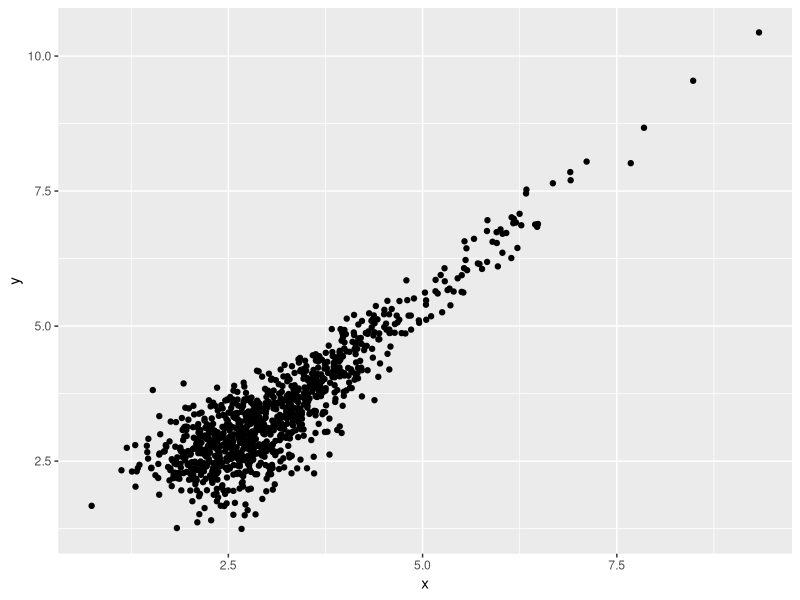
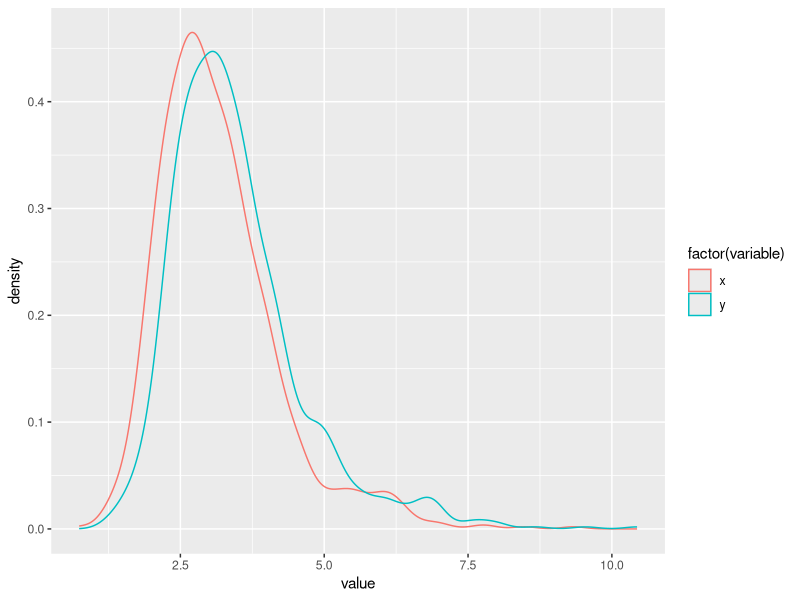
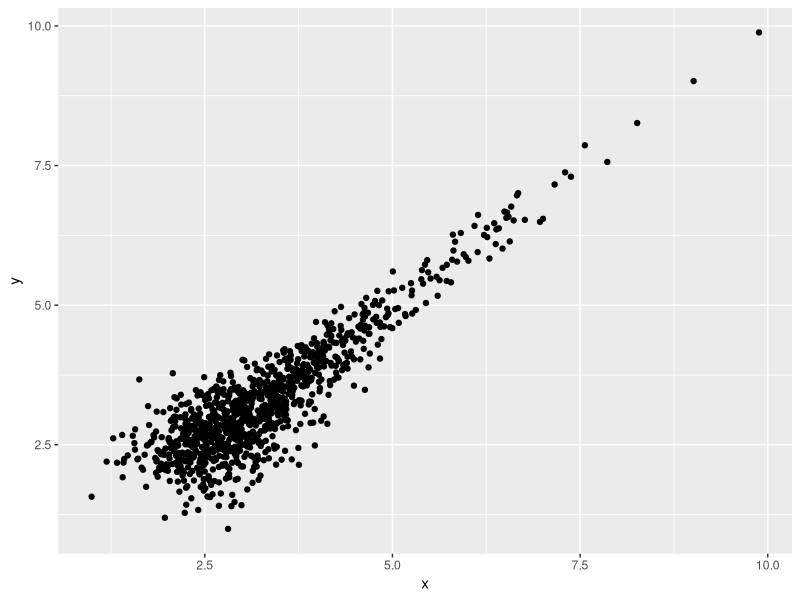
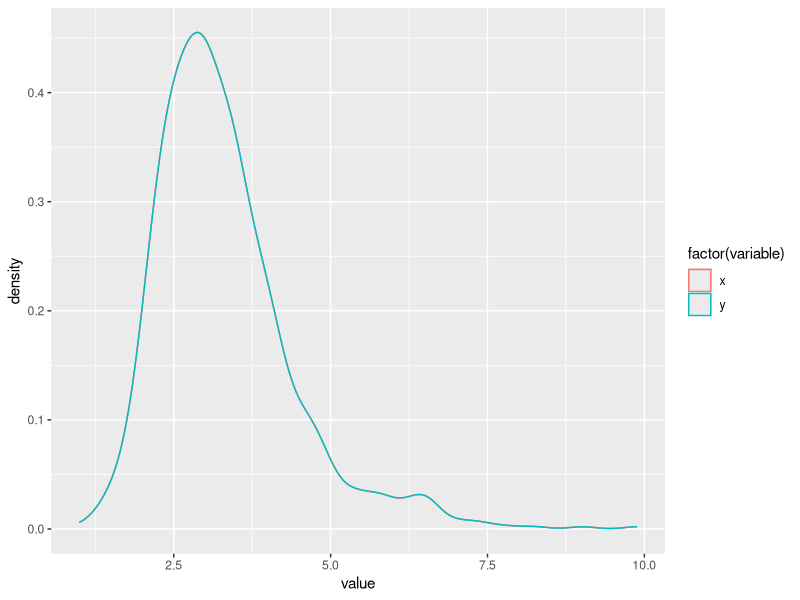

The R source for these figures, in order: (Note: this script raises an error after producing the figures.)
## ---- chunk 1
knitr::opts_chunk$set(
    eval=as.logical(Sys.getenv("KNITR_EVAL", "TRUE")),
    cache=as.logical(Sys.getenv("KNITR_CACHE", "TRUE"))
)
## ---- chunk 2
x <- runif(5)
x
xo <- x[order(x)]
xo
## ---- chunk 3
xo[order(order(x))]
## ---- chunk 4
diff(c(0, xo))[order(order(x))]
## ---- chunk 5
LETTERS[seq_along(xo)][order(order(x))]
## ---- chunk 6
set.seed(123)
n_genes <- 1000
base <- 2 + rexp(n_genes)
## ---- chunk 7
expression <- data.frame(
    x = base + rnorm(n_genes, 0.3) / base,
    y = 1.1 * base + rnorm(n_genes, 0.4) / base
)
## ---- chunk 8
library(ggplot2)
ggplot(expression, aes(x, y)) + geom_point()
## ---- chunk 9
df <- reshape::melt(expression)
ggplot(df, aes(x = value, colour = factor(variable))) +
    geom_density()
## ---- chunk 10
    x <- expression$x
    xo <- x[order(x)]
    y <- expression$y
    yo <- y[order(y)]
## ---- chunk 11
    mo <- cbind(xo, yo)
    row_mean <- apply(mo, 1, mean)
## ---- chunk 12
    normalized <- data.frame(
        x = row_mean[order(order(x))],
        y = row_mean[order(order(y))]
    )
## ---- chunk 13
ggplot(normalized, aes(x, y)) + geom_point()
## ---- chunk 14
df <- reshape::melt(normalized)
ggplot(df, aes(x = value, colour = factor(variable))) +
    geom_density()
## ---- chunk 15
x <- expression$x
xo <- x[order(x)]
y <- expression$y
yo <- y[order(y)]
mo <- cbind(xo, yo)
row_mean <- apply(mo, 1, mean)
normalized <- data.frame(
    x = row_mean[order(order(x))],
    y = row_mean[order(order(y))]
)
## ---- chunk 16
quantile_normalize <-
    function(expression)
{
    x <- expression$x
    xo <- x[order(x)]
    y <- expression$y
    yo <- y[order(y)]

    mo <- cbind(xo, yo)
    row_mean <- apply(mo, 1, mean)

    data.frame(
        x = row_mean[order(order(x))],
        y = row_mean[order(order(y))]
    )
}
## ---- chunk 17
normalized <- quantile_normalize(expression)
## ---- chunk 18
expression <- data.frame(
    x = c(1, 2, 4, 7),
    y = c(3, 2, 5, 8)
)
quantile_normalize(expression)
## ---- chunk 19
library(testthat)
test_that("quantile_normalize() works", {
    ## calculate simple example 'by hand'...
    x <- c(1, 2, 4, 7)
    y <- c(3, 2, 5, 8)
    xo <- x[order(x)]
    yo <- y[order(y)]
    mo <- apply(cbind(xo, yo), 1, mean)
    expected <- data.frame(x = mo[order(order(x))], y = mo[order(order(y))])

    ## Compare to outcome of our function
    expression <- data.frame(x = x, y = y)
    observed <- quantile_normalize(expression)
    expect_equal(observed, expected)      # other expectations possible
})
## ---- chunk 20
m <- apply(expression, 2, function(v) v[order(v)])
m
## ---- chunk 21
quantile_normalize <-
    function(x)
{
    m <- apply(x, 2, function(v) v[order(v)])
    row_mean <- apply(m, 1, mean)
    apply(x, 2, function(v, row_mean) row_mean[order(order(v))], row_mean)
}
## ---- chunk 22
test_that("quantile_normalize() works", {
    x <- c(1, 2, 4, 7)
    y <- c(3, 2, 5, 8)
    xo <- x[order(x)]
    yo <- y[order(y)]
    mo <- apply(cbind(xo, yo), 1, mean)
    expected <- cbind(x = mo[order(order(x))], y = mo[order(order(y))])

    expression <- data.frame(x = x, y = y)
    observed <- quantile_normalize(expression)
    expect_equal(observed, expected)
})
## ---- chunk 23
quantile_normalize <-
    function(x)
{
    m <- apply(x, 2, function(v) v[order(v)])
    row_mean <- rowMeans(m)
    apply(x, 2, function(v, row_mean) row_mean[order(order(v))], row_mean)
}
## ---- chunk 24
test_that("quantile_normalize() works", {
    x <- c(1, 2, 4, 7)
    y <- c(3, 2, 5, 8)
    xo <- x[order(x)]
    yo <- y[order(y)]
    mo <- apply(cbind(xo, yo), 1, mean)
    expected <- cbind(x = mo[order(order(x))], y = mo[order(order(y))])

    expression <- data.frame(x = x, y = y)
    observed <- quantile_normalize(expression)
    expect_equal(observed, expected)
})
## ---- chunk 25
quantile_normalize <-
    function(x)
{
    ## so long as the input can be coerced to a matrix...
    x <- as.matrix(x)

    ## and can be validated to conform to our contract...
    stopifnot(
        is.numeric(x),
        !anyNA(x)
    )

    ## ...we have confidence that we will satisfy the return value
    m <- apply(x, 2, function(v) v[order(v)])
    row_mean <- rowMeans(m)
    apply(x, 2, function(v, mo) mo[order(order(v))], mo)
}
## ---- chunk 26
test_that("'quantile_normalize()' validates inputs", {
    m <- cbind(letters, LETTERS)
    expect_error(quantile_normalize(m))

    df <- data.frame(x=rnorm(26), y = letters)
    expect_error(quantile_normalize(df))

    m <- matrix(rnorm(10), nrow = 5)
    m[1,1] <- NA
    expect_error(quantile_normalize(m))
})
## ---- chunk 27
quantile_normalize <-
    function(x)
{
    ## validate inputs
    x <- as.matrix(x)
    stopifnot(
        is.numeric(x),
        !anyNA(x)
    )

    ## quantile normalization
    m <- apply(x, 2, function(v) v[order(v)])
    row_mean <- rowMeans(m)
    result <-
        apply(x, 2, function(v, row_mean) row_mean[order(order(v))], row_mean)

    ## propagate dimnames
    dimnames(result) <- dimnames(x)
    result
}
## ---- chunk 28
test_that("'quantile_normalize()' propagates dimnames", {
    m <- matrix(rnorm(10), 5, dimnames=list(LETTERS[1:5], letters[1:2]))
    observed <- quantile_normalize(m)
    expect_identical(dimnames(observed), dimnames(m))
})
## ---- chunk 29
quantile_normalize <-
    function(x)
{
    ## validate inputs
    x <- as.matrix(x)
    stopifnot(
        is.numeric(x),
        !anyNA(x)
    )

    ## quantile normalize
    m <- apply(x, 2, function(v) v[order(v)])
    dim(m) <- dim(x)    # apply() doesn't always return a matrix!

    row_mean <- rowMeans(m)

    result <- apply(
        x, 2, function(v, row_mean) row_mean[order(order(v))], row_mean
    )
    dim(result) <- dim(x)

    ## propagate dimnames
    dimnames(result) <- dimnames(x)
    result
}
## ---- chunk 30
test_that("'quantile_normalize()' works with edge cases", {
    m <- matrix(rnorm(5), nrow = 5)
    expect_identical(m, quantile_normalize(m))

    m <- matrix(rnorm(5), ncol = 5)
    expect_identical(matrix(mean(m), ncol = 5), quantile_normalize(m))

    m <- matrix(0, 0, 0)
    expect_identical(m, quantile_normalize(m))
})
## ---- chunk 31
library(microbenchmark)

n_genes <- 10000
g10 <- matrix(rnorm(n_genes * 10), ncol = 10)
g100 <- matrix(rnorm(n_genes * 100), ncol = 100)
g1000 <- matrix(rnorm(n_genes * 1000), ncol = 1000)
g10000 <- matrix(rnorm(n_genes * 10000), ncol = 10000)

times <- microbenchmark(
    quantile_normalize(g10),
    quantile_normalize(g100),
    quantile_normalize(g1000),
    quantile_normalize(g10000),
    times = 10
)

times
plot(times, log = "y")
## ---- chunk 32
library(tidyverse)
library(reshape)

expression
tidy <- melt(expression) %>% as_tibble()
tidy
## ---- chunk 33
tidy <- tidy %>%
    group_by(variable) %>%
    mutate(o = order(value))
tidy
## ---- chunk 34
quantile_mean <- tidy %>%
    group_by(o) %>%
    summarize(m = mean(value))
quantile_mean
## ---- chunk 35
left_join(tidy, quantile_mean)
## ---- chunk 36
tidy_quantile_normalize <-
    function(tbl)
{
    ## need to validate...

    ## quantile normalize
    tidy <- tidy %>%
        group_by(variable) %>%
        mutate(o = order(value))

    quantile_mean <- tidy %>%
        group_by(o) %>%
        summarize(m = mean(value))

    left_join(tidy, quantile_mean) %>%
        ## prepare result
        select(variable, value = m) %>%
        ungroup()
}
## ---- chunk 37
tbl <- melt(expression) %>% as_tibble()
tidy_quantile_normalize(tbl)
## ---- chunk 38
sessionInfo()
